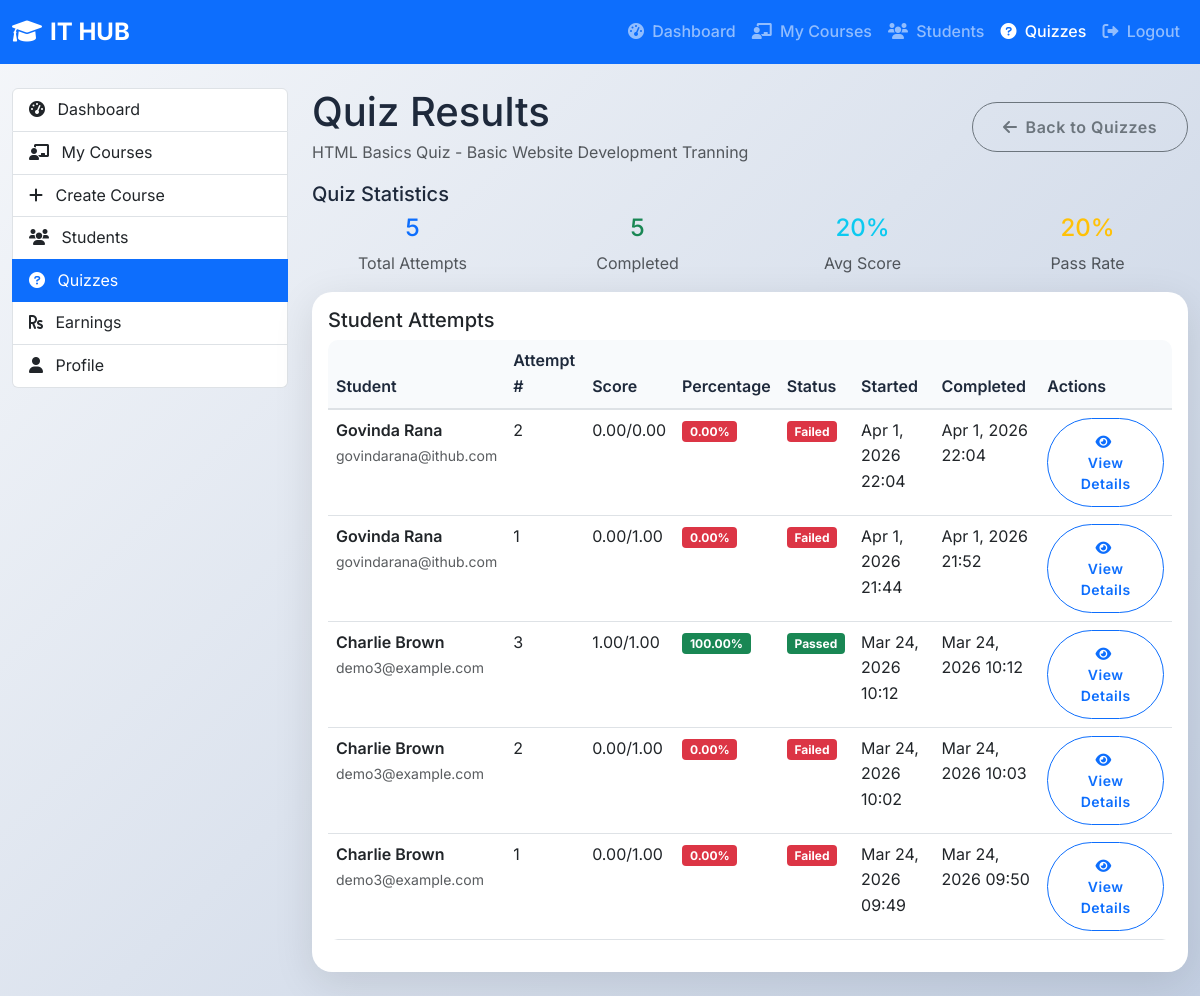
/instructor/quiz-results.php?quiz_id=8 (signed in), run on the app's committed database.
### tables this page shows
CREATE TABLE `quizzes` (
  `id` int(11) NOT NULL AUTO_INCREMENT,
  `course_id` int(11) NOT NULL,
  `lesson_id` int(11) DEFAULT NULL,
  `title` varchar(255) NOT NULL,
  `description` text DEFAULT NULL,
  `time_limit` int(11) DEFAULT NULL,
  `attempts_allowed` int(11) DEFAULT 3,
  `passing_score` decimal(5,2) DEFAULT 70.00,
  `randomize_questions` tinyint(1) DEFAULT 0,
  `show_correct_answers` tinyint(1) DEFAULT 1,
  `status` enum('draft','published') DEFAULT 'draft',
  `created_at` timestamp NOT NULL DEFAULT current_timestamp(),
  `updated_at` timestamp NOT NULL DEFAULT current_timestamp() ON UPDATE current_timestamp(),
  `max_attempts` int(11) DEFAULT 3,
  `time_limit_minutes` int(11) DEFAULT 60,
  PRIMARY KEY (`id`),
  KEY `idx_course_id` (`course_id`),
  KEY `idx_lesson_id` (`lesson_id`),
  KEY `idx_status` (`status`),
  KEY `idx_quizzes_course` (`course_id`),
  KEY `idx_quizzes_status` (`status`)
);

CREATE TABLE `courses_new` (
  `id` int(11) NOT NULL AUTO_INCREMENT,
  `title` varchar(200) NOT NULL,
  `description` text NOT NULL,
  `category_id` int(11) DEFAULT NULL,
  `instructor_id` int(11) DEFAULT NULL,
  `thumbnail` varchar(255) DEFAULT NULL,
  `price` decimal(10,2) DEFAULT 0.00,
  `duration_hours` int(11) DEFAULT 0,
  `difficulty_level` enum('beginner','intermediate','advanced') DEFAULT 'beginner',
  `status` enum('draft','published','archived') DEFAULT 'draft',
  `max_students` int(11) DEFAULT 0,
  `prerequisites` text DEFAULT NULL,
  `enrollment_count` int(11) DEFAULT 0,
  `created_at` timestamp NOT NULL DEFAULT current_timestamp(),
  `updated_at` timestamp NOT NULL DEFAULT current_timestamp() ON UPDATE current_timestamp(),
  PRIMARY KEY (`id`)
);

CREATE TABLE `quiz_attempts` (
  `id` int(11) NOT NULL AUTO_INCREMENT,
  `student_id` int(11) NOT NULL,
  `quiz_id` int(11) NOT NULL,
  `attempt_number` int(11) NOT NULL,
  `started_at` timestamp NOT NULL DEFAULT current_timestamp(),
  `completed_at` timestamp NULL DEFAULT NULL,
  `score` decimal(5,2) DEFAULT 0.00,
  `total_points` decimal(5,2) DEFAULT 0.00,
  `percentage` decimal(5,2) DEFAULT 0.00,
  `passed` tinyint(1) DEFAULT 0,
  `status` enum('in_progress','completed','abandoned') DEFAULT 'in_progress',
  PRIMARY KEY (`id`),
  KEY `idx_quiz_attempts_quiz` (`quiz_id`),
  KEY `idx_quiz_attempts_user` (`student_id`),
  KEY `idx_student_quiz_status` (`student_id`,`quiz_id`,`status`)
);

CREATE TABLE `users_new` (
  `id` int(11) NOT NULL AUTO_INCREMENT,
  `username` varchar(50) NOT NULL,
  `email` varchar(100) NOT NULL,
  `password` varchar(255) NOT NULL,
  `full_name` varchar(100) NOT NULL,
  `role` enum('admin','instructor','student') DEFAULT 'student',
  `profile_image` varchar(255) DEFAULT NULL,
  `bio` text DEFAULT NULL,
  `phone` varchar(20) DEFAULT NULL,
  `status` enum('active','inactive','suspended') DEFAULT 'active',
  `created_at` timestamp NOT NULL DEFAULT current_timestamp(),
  `updated_at` timestamp NOT NULL DEFAULT current_timestamp() ON UPDATE current_timestamp(),
  PRIMARY KEY (`id`),
  UNIQUE KEY `username` (`username`),
  UNIQUE KEY `email` (`email`)
);

### models/Quiz.php (called while the page is built, shortened)
<?php
class Quiz {
    private $db;
    public function __construct() {
        $this->db = new Database();
    }
    public function getQuizById($id) {
        $conn = $this->db->getConnection();
        $stmt = $conn->prepare("
            SELECT q.*, c.title as course_title, l.title as lesson_title
            FROM quizzes q
            LEFT JOIN courses_new c ON q.course_id = c.id
            LEFT JOIN lessons l ON q.lesson_id = l.id
            WHERE q.id = ?
        ");
        $stmt->bind_param("i", $id);
        $stmt->execute();
        $result = $stmt->get_result();
        return $result->fetch_assoc();
    }
    public function getQuizStats($quizId) {
        $conn = $this->db->getConnection();
        $stats = [];
        $stmt = $conn->prepare("SELECT COUNT(*) as total FROM quiz_attempts WHERE quiz_id = ?");
        $stmt->bind_param("i", $quizId);
        $stmt->execute();
        $stats['total_attempts'] = $stmt->get_result()->fetch_assoc()['total'];
        $stmt = $conn->prepare("SELECT COUNT(*) as total FROM quiz_attempts WHERE quiz_id = ? AND status = 'completed'");
        $stmt->bind_param("i", $quizId);
        $stmt->execute();
        $stats['completed_attempts'] = $stmt->get_result()->fetch_assoc()['total'];
        $stmt = $conn->prepare("SELECT AVG(percentage) as avg_score FROM quiz_attempts WHERE quiz_id = ? AND status = 'completed'");
        $stmt->bind_param("i", $quizId);
        $stmt->execute();
        $avgScore = $stmt->get_result()->fetch_assoc()['avg_score'];
        $stats['average_score'] = $avgScore ? round($avgScore, 2) : 0;
        $stmt = $conn->prepare("SELECT AVG(passed) * 100 as pass_rate FROM quiz_attempts WHERE quiz_id = ? AND status = 'completed'");
        $stmt->bind_param("i", $quizId);
        $stmt->execute();
        $passRate = $stmt->get_result()->fetch_assoc()['pass_rate'];
        $stats['pass_rate'] = $passRate ? round($passRate, 2) : 0;
        return $stats;
    }
    public function getQuizAttemptsForInstructor($quizId) {
        $conn = $this->db->getConnection();
        $stmt = $conn->prepare("
            SELECT qa.*, u.full_name as student_name, u.email as student_email,
                   q.title as quiz_title, q.passing_score
            FROM quiz_attempts qa
            JOIN users_new u ON qa.student_id = u.id
            JOIN quizzes q ON qa.quiz_id = q.id
            WHERE qa.quiz_id = ?
            ORDER BY qa.completed_at DESC, qa.started_at DESC
        ");
        $stmt->bind_param("i", $quizId);
        $stmt->execute();
        $result = $stmt->get_result();
        return $result->fetch_all(MYSQLI_ASSOC);
    }
}
?>

### instructor/quiz-results.php (the view, shortened to what this page needs)
<?php
require_once '../models/Quiz.php';
$quizModel = new Quiz();
$quizId = (int)($_GET['quiz_id'] ?? 0);
$quiz = $quizModel->getQuizById($quizId);
$attempts = $quizModel->getQuizAttemptsForInstructor($quizId);
$quizStats = $quizModel->getQuizStats($quizId);
?>
<!DOCTYPE html>
<html lang="en">
<head>
    <link href="https://cdn.jsdelivr.net/npm/bootstrap@5.3.0/dist/css/bootstrap.min.css" rel="stylesheet">
    <link href="https://cdnjs.cloudflare.com/ajax/libs/font-awesome/6.0.0/css/all.min.css" rel="stylesheet">
    <link href="../assets/css/style.css" rel="stylesheet">
</head>
<body>
    <nav class="navbar navbar-expand-lg navbar-dark bg-primary">
        <div class="container-fluid">
            <a class="navbar-brand" href="../dashboard.php">
                <i class="fas fa-graduation-cap me-2"></i>IT HUB
            </a>
            <div class="navbar-nav ms-auto">
                <a class="nav-link" href="dashboard.php"><i class="fas fa-tachometer-alt me-1"></i> Dashboard</a>
                <a class="nav-link" href="courses.php"><i class="fas fa-chalkboard-teacher me-1"></i> My Courses</a>
                <a class="nav-link" href="students.php"><i class="fas fa-users me-1"></i> Students</a>
                <a class="nav-link active" href="quizzes.php"><i class="fas fa-question-circle me-1"></i> Quizzes</a>
                <a class="nav-link" href="../logout.php"><i class="fas fa-sign-out-alt me-1"></i> Logout</a>
            </div>
        </div>
    </nav>
    <div class="container-fluid py-4">
        <div class="row">
            <div class="col-md-3">
                <div class="list-group">
                    <a href="dashboard.php" class="list-group-item list-group-item-action">
                        <i class="fas fa-tachometer-alt me-2"></i> Dashboard
                    </a>
                    <a href="courses.php" class="list-group-item list-group-item-action">
                        <i class="fas fa-chalkboard-teacher me-2"></i> My Courses
                    </a>
                    <a href="create-course.php" class="list-group-item list-group-item-action">
                        <i class="fas fa-plus me-2"></i> Create Course
                    </a>
                    <a href="students.php" class="list-group-item list-group-item-action">
                        <i class="fas fa-users me-2"></i> Students
                    </a>
                    <a href="quizzes.php" class="list-group-item list-group-item-action active">
                        <i class="fas fa-question-circle me-2"></i> Quizzes
                    </a>
                    <a href="earnings.php" class="list-group-item list-group-item-action">
                        <i class="fas fa-rupee-sign me-2"></i> Earnings
                    </a>
                    <a href="profile.php" class="list-group-item list-group-item-action">
                        <i class="fas fa-user me-2"></i> Profile
                    </a>
                </div>
            </div>
            <div class="col-md-9">
                <div class="d-flex justify-content-between align-items-center mb-3">
                    <div>
                        <h1 class="mb-1">Quiz Results</h1>
                        <div class="text-muted"><?php echo htmlspecialchars($quiz['title']); ?> - <?php echo htmlspecialchars($quiz['course_title']); ?></div>
                    </div>
                    <a href="quizzes.php" class="btn btn-outline-secondary">
                        <i class="fas fa-arrow-left me-2"></i>Back to Quizzes
                    </a>
                </div>
                <div class="card-soft mb-3">
                    <h5>Quiz Statistics</h5>
                    <div class="row">
                        <div class="col-md-3">
                            <div class="text-center">
                                <div class="h4 text-primary"><?php echo (int)$quizStats['total_attempts']; ?></div>
                                <div class="text-muted">Total Attempts</div>
                            </div>
                        </div>
                        <div class="col-md-3">
                            <div class="text-center">
                                <div class="h4 text-success"><?php echo (int)$quizStats['completed_attempts']; ?></div>
                                <div class="text-muted">Completed</div>
                            </div>
                        </div>
                        <div class="col-md-3">
                            <div class="text-center">
                                <div class="h4 text-info"><?php echo htmlspecialchars($quizStats['average_score']); ?>%</div>
                                <div class="text-muted">Avg Score</div>
                            </div>
                        </div>
                        <div class="col-md-3">
                            <div class="text-center">
                                <div class="h4 text-warning"><?php echo htmlspecialchars($quizStats['pass_rate']); ?>%</div>
                                <div class="text-muted">Pass Rate</div>
                            </div>
                        </div>
                    </div>
                </div>
                <div class="card">
                    <div class="card-body">
                        <h5 class="card-title">Student Attempts</h5>
                        <?php if (empty($attempts)): ?>
                            <div class="text-center py-4 text-muted">
                                <i class="fas fa-chart-bar fa-3x mb-3"></i>
                                <h6>No attempts found</h6>
                                <p class="mb-0">Students haven't taken this quiz yet.</p>
                            </div>
                        <?php else: ?>
                            <div class="table-responsive">
                                <table class="table table-hover">
                                    <thead>
                                        <tr>
                                            <th>Student</th>
                                            <th>Attempt #</th>
                                            <th>Score</th>
                                            <th>Percentage</th>
                                            <th>Status</th>
                                            <th>Started</th>
                                            <th>Completed</th>
                                            <th>Actions</th>
                                        </tr>
                                    </thead>
                                    <tbody>
                                        <?php foreach ($attempts as $attempt): ?>
                                            <tr>
                                                <td>
                                                    <div class="fw-semibold"><?php echo htmlspecialchars($attempt['student_name']); ?></div>
                                                    <small class="text-muted"><?php echo htmlspecialchars($attempt['student_email']); ?></small>
                                                </td>
                                                <td><?php echo (int)$attempt['attempt_number']; ?></td>
                                                <td><?php echo $attempt['status'] === 'completed' ? htmlspecialchars($attempt['score'] . '/' . $attempt['total_points']) : '-'; ?></td>
                                                <td>
                                                    <?php if ($attempt['status'] === 'completed'): ?>
                                                        <span class="badge bg-<?php echo (float)$attempt['percentage'] >= (float)$quiz['passing_score'] ? 'success' : 'danger'; ?>">
                                                            <?php echo htmlspecialchars($attempt['percentage']); ?>%
                                                        </span>
                                                    <?php else: ?>
                                                        <span class="badge bg-secondary">-</span>
                                                    <?php endif; ?>
                                                </td>
                                                <td>
                                                    <?php if ($attempt['status'] === 'completed'): ?>
                                                        <span class="badge bg-<?php echo (int)$attempt['passed'] ? 'success' : 'danger'; ?>">
                                                            <?php echo (int)$attempt['passed'] ? 'Passed' : 'Failed'; ?>
                                                        </span>
                                                    <?php elseif ($attempt['status'] === 'in_progress'): ?>
                                                        <span class="badge bg-warning">In Progress</span>
                                                    <?php else: ?>
                                                        <span class="badge bg-secondary">Not Started</span>
                                                    <?php endif; ?>
                                                </td>
                                                <td><?php echo $attempt['started_at'] ? date('M j, Y H:i', strtotime($attempt['started_at'])) : '-'; ?></td>
                                                <td><?php echo $attempt['completed_at'] ? date('M j, Y H:i', strtotime($attempt['completed_at'])) : '-'; ?></td>
                                                <td>
                                                    <?php if ($attempt['status'] === 'completed'): ?>
                                                        <a href="quiz-result.php?attempt_id=<?php echo (int)$attempt['id']; ?>" class="btn btn-sm btn-outline-primary">
                                                            <i class="fas fa-eye me-1"></i>View Details
                                                        </a>
                                                    <?php else: ?>
                                                        <span class="text-muted">-</span>
                                                    <?php endif; ?>
                                                </td>
                                            </tr>
                                        <?php endforeach; ?>
                                    </tbody>
                                </table>
                            </div>
                        <?php endif; ?>
                    </div>
                </div>
            </div>
        </div>
    </div>
</body>
</html>

### data on the page
quizzes: title "HTML Basics Quiz", courses_new.title "Basic Website Development Tranning"
quiz_attempts: users_new.full_name "Govinda Rana", users_new.email "govindarana@ithub.com", attempt_number "2", score+total_points "0.00/0.00", percentage "0.00", status "Failed", started_at "Apr 1, 2026 22:04", completed_at "Apr 1, 2026 22:04"
quiz_attempts: users_new.full_name "Govinda Rana", users_new.email "govindarana@ithub.com", attempt_number "1", score+total_points "0.00/1.00", percentage "0.00", status "Failed", started_at "Apr 1, 2026 21:44", completed_at "Apr 1, 2026 21:52"
quiz_attempts: users_new.full_name "Charlie Brown", users_new.email "demo3@example.com", attempt_number "3", score+total_points "1.00/1.00", percentage "100.00", status "Passed", started_at "Mar 24, 2026 10:12", completed_at "Mar 24, 2026 10:12"
quiz_attempts: users_new.full_name "Charlie Brown", users_new.email "demo3@example.com", attempt_number "2", score+total_points "0.00/1.00", percentage "0.00", status "Failed", started_at "Mar 24, 2026 10:02", completed_at "Mar 24, 2026 10:03"
quiz_attempts: users_new.full_name "Charlie Brown", users_new.email "demo3@example.com", attempt_number "1", score+total_points "0.00/1.00", percentage "0.00", status "Failed", started_at "Mar 24, 2026 09:49", completed_at "Mar 24, 2026 09:50"

### other printed values
$quizStats['total_attempts'] "5"
$quizStats['completed_attempts'] "5"
$quizStats['average_score'] "20"
$quizStats['pass_rate'] "20"
